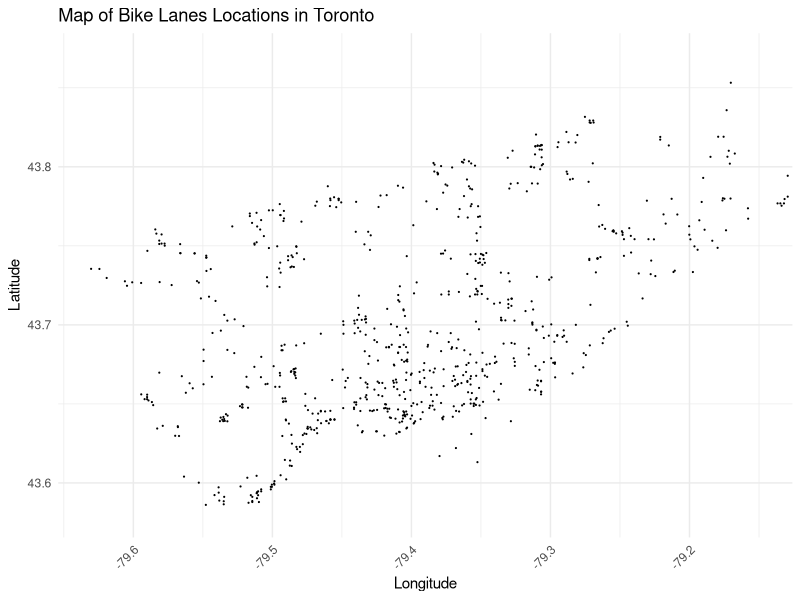

Source code (R):
#### Preamble ####
# Purpose: Models... [...UPDATE THIS...]
# Author: Rohan Alexander [...UPDATE THIS...]
# Date: 11 February 2023 [...UPDATE THIS...]
# Contact: rohan.alexander@utoronto.ca [...UPDATE THIS...]
# License: MIT
# Pre-requisites: [...UPDATE THIS...]
# Any other information needed? [...UPDATE THIS...]


#### Workspace setup ####
library(readr)
library(ggplot2)



#### Load data ####
coordinates_data <- read_csv("data/analysis_data/coordinates_data.csv")



#### Chart 1 ####
# Map
ggplot(coordinates_data, aes(x = longitude, y = latitude)) +
  geom_point(size = 0.1, color = "black") +  # Plot points instead of paths
  labs(title = "Map of Bike Lanes Locations in Toronto", x = "Longitude", y = "Latitude") +
  theme_minimal() +
  # Set appropriate limits for Toronto area coordinates
  coord_cartesian(xlim = c(-79.63, -79.15), ylim = c(43.58, 43.87)) +
  theme(axis.text.x = element_text(angle = 45, hjust = 1))





#### Save Charts ####



